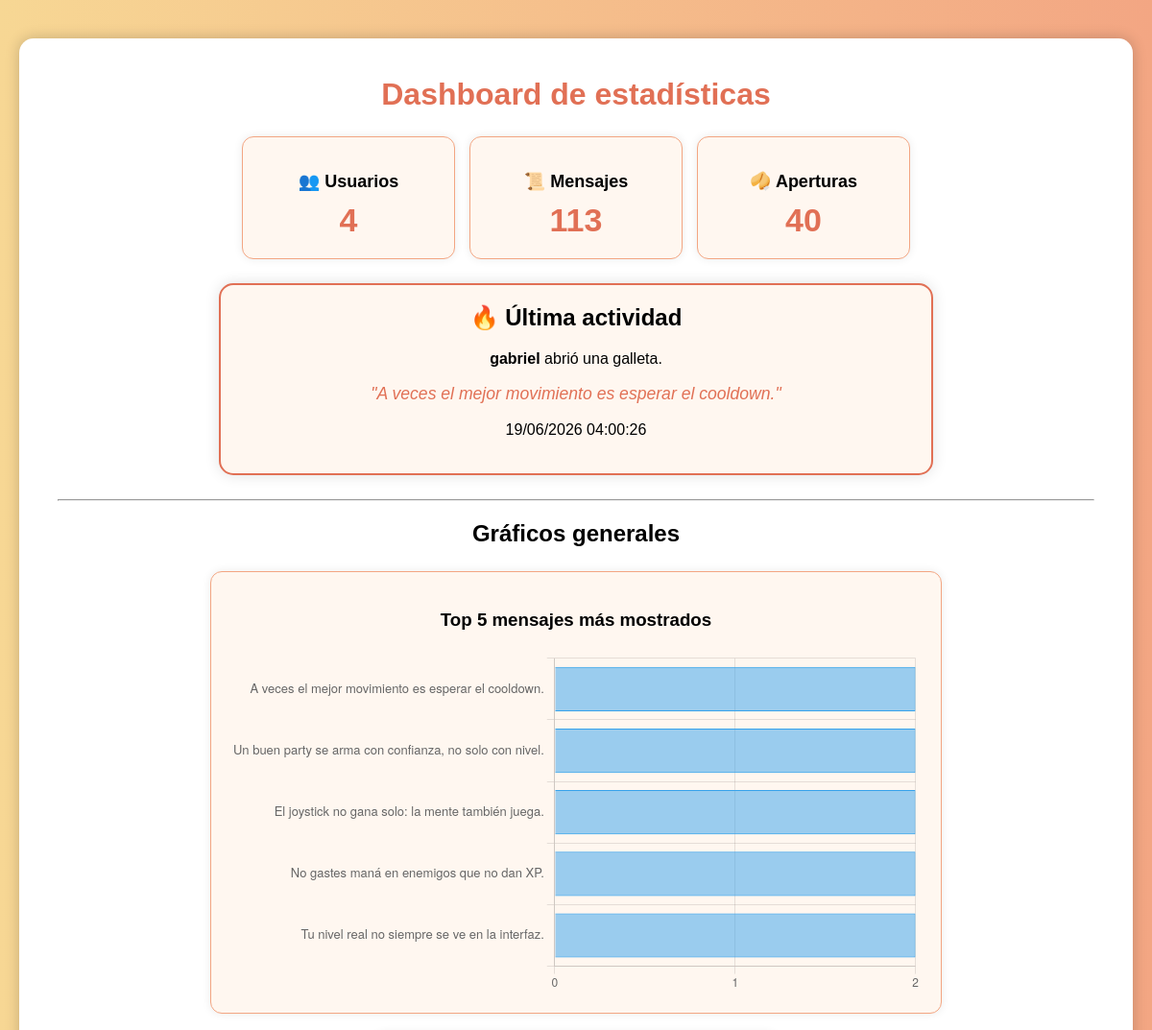
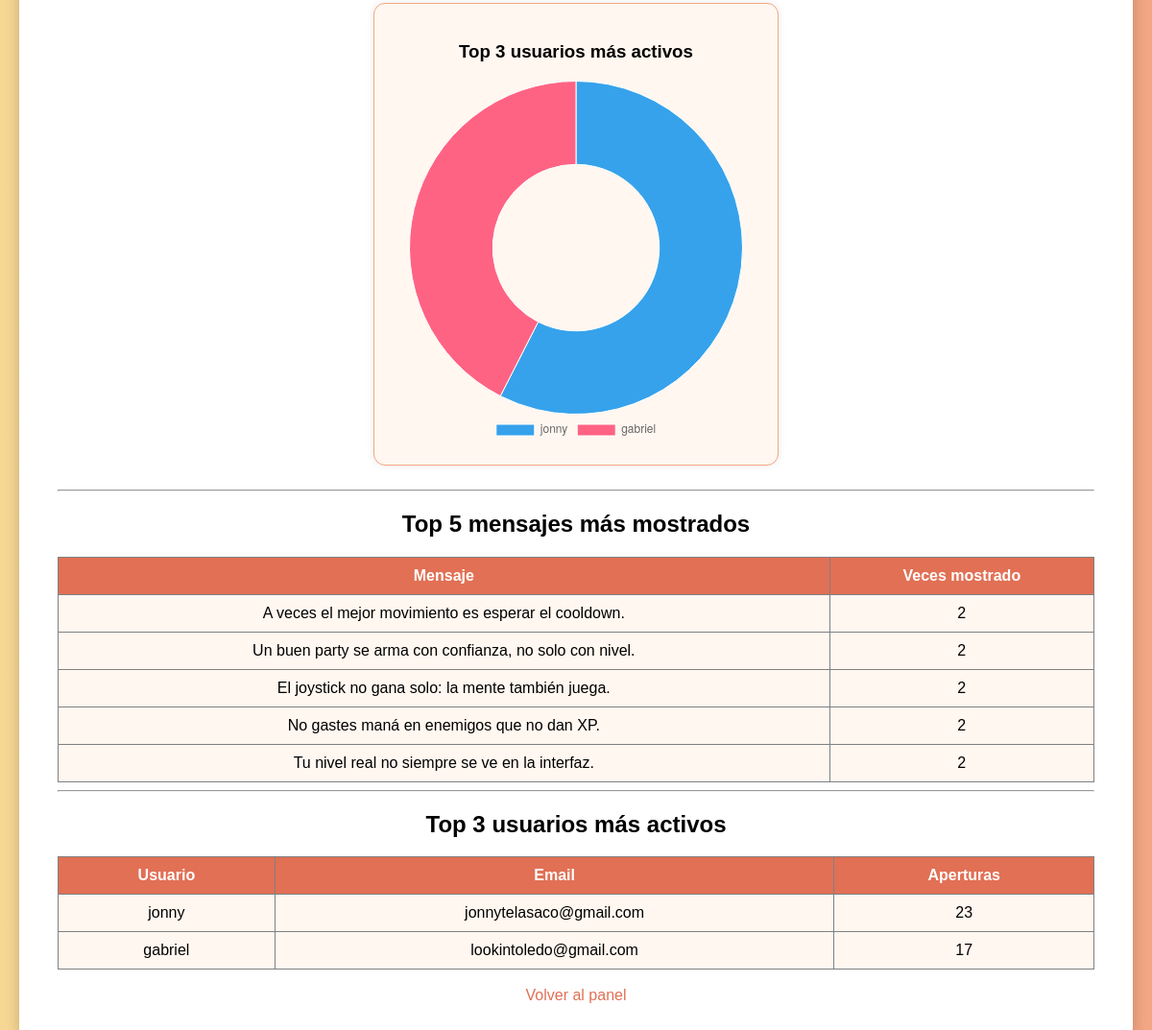
Page /estadisticas.php (signed in) on the committed database (2 pictures, top to bottom).
### tables this page shows
CREATE TABLE `historial_galletas` (
  `id` int(11) NOT NULL,
  `usuario_id` int(11) NOT NULL,
  `mensaje_id` int(11) NOT NULL,
  `fecha_apertura` datetime NOT NULL
);

CREATE TABLE `usuarios` (
  `id` int(11) NOT NULL,
  `nombre` varchar(100) NOT NULL,
  `email` varchar(100) NOT NULL,
  `password` varchar(255) NOT NULL,
  `rol` varchar(20) NOT NULL DEFAULT 'usuario'
);

CREATE TABLE `mensajes` (
  `id` int(11) NOT NULL,
  `texto` varchar(255) NOT NULL
);

### app/repositories/EstadisticaRepository.php (called while the page is built)
<?php
require_once __DIR__ . "/../config/Database.php";
class EstadisticaRepository
{
    private PDO $conn;
    public function __construct()
    {
        $database = new Database();
        $this->conn = $database->conectar();
    }
    public function obtenerResumen(): array
    {
        $usuarios = $this->conn->query("SELECT COUNT(*) FROM usuarios")->fetchColumn();
        $mensajes = $this->conn->query("SELECT COUNT(*) FROM mensajes")->fetchColumn();
        $aperturas = $this->conn->query("SELECT COUNT(*) FROM historial_galletas")->fetchColumn();
        return [
            "usuarios" => $usuarios,
            "mensajes" => $mensajes,
            "aperturas" => $aperturas
        ];
    }
    public function obtenerTopMensajes(): array
    {
        $sql = "SELECT
                    m.texto,
                    COUNT(h.id) AS total
                FROM historial_galletas h
                INNER JOIN mensajes m ON h.mensaje_id = m.id
                GROUP BY m.id, m.texto
                ORDER BY total DESC
                LIMIT 5";
        $stmt = $this->conn->prepare($sql);
        $stmt->execute();
        return $stmt->fetchAll(PDO::FETCH_ASSOC);
    }
    public function obtenerTopUsuarios(): array
    {
        $sql = "SELECT
                    u.nombre,
                    u.email,
                    COUNT(h.id) AS total
                FROM historial_galletas h
                INNER JOIN usuarios u ON h.usuario_id = u.id
                GROUP BY u.id, u.nombre, u.email
                ORDER BY total DESC
                LIMIT 3";
        $stmt = $this->conn->prepare($sql);
        $stmt->execute();
        return $stmt->fetchAll(PDO::FETCH_ASSOC);
    }
public function obtenerUltimaActividad(): ?array
{
    $sql = "SELECT
                h.fecha_apertura,
                m.texto AS mensaje,
                u.nombre AS usuario,
                u.email
            FROM historial_galletas h
            INNER JOIN mensajes m ON h.mensaje_id = m.id
            INNER JOIN usuarios u ON h.usuario_id = u.id
            ORDER BY h.fecha_apertura DESC
            LIMIT 1";
    $stmt = $this->conn->prepare($sql);
    $stmt->execute();
    $resultado = $stmt->fetch(PDO::FETCH_ASSOC);
    return $resultado ?: null;
}
}

### app/config/config.php (called while the page is built)
<?php
return [
    "database" => [
        "host" => "localhost",
        "name" => "galleta_fortuna",
        "user" => "root",
        "password" => "",
        "charset" => "utf8mb4"
    ]
];

### app/config/Database.php (called while the page is built)
<?php
class Database
{
    private ?PDO $conn = null;
    public function conectar(): PDO
    {
        if ($this->conn === null) {
            try {
                $config = require __DIR__ . "/config.php";
                $db = $config["database"];
                $dsn = "mysql:host={$db["host"]};dbname={$db["name"]};charset={$db["charset"]}";
                $this->conn = new PDO(
                    $dsn,
                    $db["user"],
                    $db["password"]
                );
                $this->conn->setAttribute(PDO::ATTR_ERRMODE, PDO::ERRMODE_EXCEPTION);
                $this->conn->setAttribute(PDO::ATTR_DEFAULT_FETCH_MODE, PDO::FETCH_ASSOC);
            } catch (PDOException $e) {
                die("Error de conexión con la base de datos.");
            }
        }
        return $this->conn;
    }
}

### app/services/EstadisticaService.php (called while the page is built)
<?php
require_once __DIR__ . "/../repositories/EstadisticaRepository.php";
class EstadisticaService
{
    private EstadisticaRepository $estadisticaRepository;
    public function __construct()
    {
        $this->estadisticaRepository = new EstadisticaRepository();
    }
    public function obtenerDashboard(): array
{
    return [
        "resumen" => $this->estadisticaRepository->obtenerResumen(),
        "topMensajes" => $this->estadisticaRepository->obtenerTopMensajes(),
        "topUsuarios" => $this->estadisticaRepository->obtenerTopUsuarios(),
        "ultimaActividad" => $this->estadisticaRepository->obtenerUltimaActividad()
    ];
}
}

### public/estadisticas.php (the view, shortened to what this page needs)
<?php
require_once __DIR__ . "/../app/services/EstadisticaService.php";
$estadisticaService = new EstadisticaService();
$dashboard = $estadisticaService->obtenerDashboard();
$resumen = $dashboard["resumen"];
$topMensajes = $dashboard["topMensajes"];
$topUsuarios = $dashboard["topUsuarios"];
$ultimaActividad = $dashboard["ultimaActividad"];
$mensajesLabels = array_map(function ($m) {
    return mb_strlen($m["texto"]) > 65
        ? mb_substr($m["texto"], 0, 65) . "..."
        : $m["texto"];
}, $topMensajes);
$mensajesData = array_map(fn($m) => (int)$m["total"], $topMensajes);
$usuariosLabels = array_map(fn($u) => $u["nombre"], $topUsuarios);
$usuariosData = array_map(fn($u) => (int)$u["total"], $topUsuarios);
?>
<!DOCTYPE html>
<html lang="es">
<head>
    <link rel="stylesheet" href="css/style.css">
</head>
<body class="historial-page">
<div class="container">
    <h1>Dashboard de estadísticas</h1>
    <div class="stats-grid">
        <div class="stat-card">
            <h2>👥 Usuarios</h2>
            <p><?php echo (int)$resumen["usuarios"]; ?></p>
        </div>
        <div class="stat-card">
            <h2>📜 Mensajes</h2>
            <p><?php echo (int)$resumen["mensajes"]; ?></p>
        </div>
        <div class="stat-card">
            <h2>🥠 Aperturas</h2>
            <p><?php echo (int)$resumen["aperturas"]; ?></p>
        </div>
    </div>
    <?php if ($ultimaActividad !== null): ?>
    <div class="last-activity-card">
        <h2>🔥 Última actividad</h2>
        <p>
            <strong><?php echo htmlspecialchars($ultimaActividad["usuario"]); ?></strong>
            abrió una galleta.
        </p>
        <p class="last-message">
            "<?php echo htmlspecialchars($ultimaActividad["mensaje"]); ?>"
        </p>
        <p>
            <?php
            $fecha = new DateTime($ultimaActividad["fecha_apertura"]);
            echo htmlspecialchars($fecha->format("d/m/Y H:i:s"));
            ?>
        </p>
    </div>
<?php endif; ?>
    <hr>
    <h2>Gráficos generales</h2>
    <div class="charts-grid">
        <div class="chart-card chart-wide">
            <h3>Top 5 mensajes más mostrados</h3>
            <canvas id="chartMensajes"></canvas>
        </div>
        <div class="chart-card">
            <h3>Top 3 usuarios más activos</h3>
            <canvas id="chartUsuarios"></canvas>
        </div>
    </div>
    <hr>
    <h2>Top 5 mensajes más mostrados</h2>
    <?php if (empty($topMensajes)): ?>
        <p>No hay datos suficientes.</p>
    <?php else: ?>
        <table border="1" cellpadding="10" cellspacing="0">
            <thead>
                <tr>
                    <th>Mensaje</th>
                    <th>Veces mostrado</th>
                </tr>
            </thead>
            <tbody>
                <?php foreach ($topMensajes as $mensaje): ?>
                    <tr>
                        <td><?php echo htmlspecialchars($mensaje["texto"]); ?></td>
                        <td><?php echo (int)$mensaje["total"]; ?></td>
                    </tr>
                <?php endforeach; ?>
            </tbody>
        </table>
    <?php endif; ?>
    <hr>
    <h2>Top 3 usuarios más activos</h2>
    <?php if (empty($topUsuarios)): ?>
        <p>No hay datos suficientes.</p>
    <?php else: ?>
        <table border="1" cellpadding="10" cellspacing="0">
            <thead>
                <tr>
                    <th>Usuario</th>
                    <th>Email</th>
                    <th>Aperturas</th>
                </tr>
            </thead>
            <tbody>
                <?php foreach ($topUsuarios as $usuario): ?>
                    <tr>
                        <td><?php echo htmlspecialchars($usuario["nombre"]); ?></td>
                        <td><?php echo htmlspecialchars($usuario["email"]); ?></td>
                        <td><?php echo (int)$usuario["total"]; ?></td>
                    </tr>
                <?php endforeach; ?>
            </tbody>
        </table>
    <?php endif; ?>
    <br>
    <a href="admin_panel.php">Volver al panel</a>
</div>
<script>
const mensajesLabels = <?php echo json_encode($mensajesLabels, JSON_UNESCAPED_UNICODE); ?>;
const mensajesData = <?php echo json_encode($mensajesData); ?>;
const usuariosLabels = <?php echo json_encode($usuariosLabels, JSON_UNESCAPED_UNICODE); ?>;
const usuariosData = <?php echo json_encode($usuariosData); ?>;
new Chart(document.getElementById("chartMensajes"), {
    type: "bar",
    data: {
        labels: mensajesLabels,
        datasets: [{
            label: "Veces mostrado",
            data: mensajesData,
            borderWidth: 1
        }]
    },
    options: {
        indexAxis: "y",
        responsive: true,
        plugins: {
            legend: {
                display: false
            },
            tooltip: {
                callbacks: {
                    label: function(context) {
                        return "Veces mostrado: " + context.raw;
                    }
                }
            }
        },
        scales: {
            x: {
                beginAtZero: true,
                ticks: {
                    precision: 0
                }
            },
            y: {
                ticks: {
                    font: {
                        size: 13
                    }
                }
            }
        }
    }
});
new Chart(document.getElementById("chartUsuarios"), {
    type: "doughnut",
    data: {
        labels: usuariosLabels,
        datasets: [{
            label: "Aperturas",
            data: usuariosData,
            borderWidth: 1
        }]
    },
    options: {
        responsive: true,
        plugins: {
            legend: {
                position: "bottom"
            }
        }
    }
});
</script>
</body>
</html>

### public/css/style.css (style rules this page uses)
body { margin:0; padding:0; font-family: Arial, Helvetica, sans-serif; background: linear-gradient(to right, #f7d794, #f3a683); height:100vh; display:flex; justify-content:center; align-items:center; }
.container { background:white; padding:40px; border-radius:15px; width:350px; text-align:center; box-shadow:0 0 15px rgba(0,0,0,0.2); }
h1 { color:#e17055; }
a { text-decoration:none; color:#e17055; }
body.historial-page { min-height: 100vh; height: auto; align-items: flex-start; padding-top: 40px; padding-bottom: 40px; }
body.historial-page .container { width: 80%; max-width: 900px; }
body.historial-page table { width: 100%; border-collapse: collapse; }
body.historial-page th { background: #e17055; color: white; }
body.historial-page td { background: #fff7f0; }
body.historial-page h1 { margin-top: 0; }
body.historial-page .container { width: 90%; max-width: 1200px; }
.stats-grid { display: flex; gap: 15px; justify-content: center; flex-wrap: wrap; margin: 25px 0; }
.stat-card { background: #fff7f0; border: 1px solid #f3a683; border-radius: 12px; padding: 20px; width: 180px; box-shadow: 0 0 10px rgba(0,0,0,0.08); }
.stat-card h2 { font-size: 18px; margin-bottom: 10px; }
.stat-card p { font-size: 34px; font-weight: bold; color: #e17055; margin: 0; }
.charts-grid { display: flex; gap: 20px; justify-content: center; flex-wrap: wrap; margin: 25px 0; }
.chart-card { background: #fff7f0; border: 1px solid #f3a683; border-radius: 12px; padding: 20px; width: 380px; box-shadow: 0 0 10px rgba(0,0,0,0.08); }
.chart-card canvas { max-width: 100%; }
.chart-wide { width: 720px; }
.chart-wide canvas { min-height: 360px; }
.last-activity-card { background: #fff7f0; border: 2px solid #e17055; border-radius: 15px; padding: 20px; margin: 25px auto; max-width: 700px; box-shadow: 0 0 15px rgba(0,0,0,0.12); animation: aparecerSuave 0.6s ease-in-out; }
.last-activity-card h2 { margin-top: 0; }
.last-message { font-style: italic; color: #e17055; font-size: 1.1rem; }

### rows in the picture
historial_galletas: usuario.nombre "gabriel", mensaje.texto "A veces el mejor movimiento es esperar el cooldown.", fecha_apertura "19/06/2026 04:00:26"

### other values in the picture
$resumen["usuarios"] "4"
$resumen["mensajes"] "113"
$resumen["aperturas"] "40"
$mensaje["texto"] "A veces el mejor movimiento es esperar el cooldown."
$mensaje["total"] "2"
$mensaje["texto"] "Un buen party se arma con confianza, no solo con nivel."
$mensaje["texto"] "El joystick no gana solo: la mente también juega."
$mensaje["texto"] "No gastes maná en enemigos que no dan XP."
$mensaje["texto"] "Tu nivel real no siempre se ve en la interfaz."
$usuario["nombre"] "jonny"
$usuario["email"] "jonnytelasaco@gmail.com"
$usuario["total"] "23"
$usuario["nombre"] "gabriel"
$usuario["email"] "lookintoledo@gmail.com"
$usuario["total"] "17"
